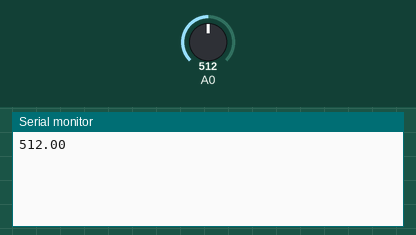
Bench run of a sketch on a simulated Arduino Uno, built with avr-gcc and run on an emulated ATmega328P. Shown: the last lines printed to the serial monitor. Inputs (shaded band) come from the test bench; at power-on: A0 = 512.

Above: at 1.2 s.
1.3 s: A0 set to 716
At 2.6 s:
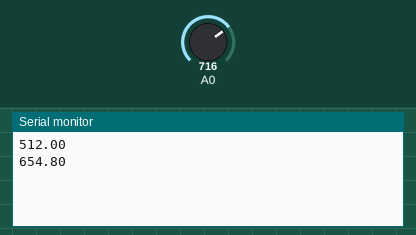
2.8 s: A0 set to 900
At 3.8 s:
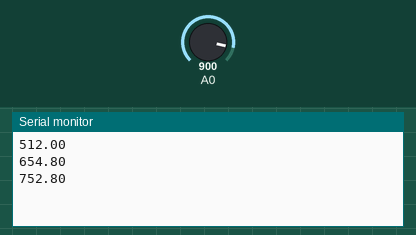
Timing chart, 0 to 5.8 s (numbered marks = the images above; inputs shaded):
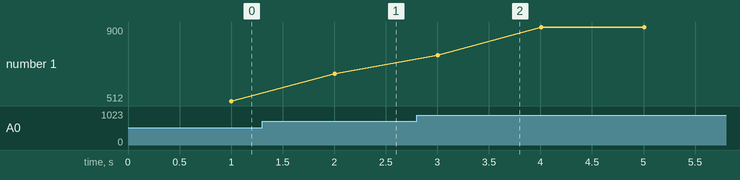

Measured:
- after the input at 1.3 s, the serial monitor: prints a new line after 0.70 s (image 1)
- after the input at 2.8 s, the serial monitor: prints a new line after 0.20 s (image 2)
- plotted number 1: 512 → 654.8 after the input at 1.3 s, 654.8 → 900 after the input at 2.8 s

The sketch:

gsr1sec.ino
```cpp
void setup(){
  Serial.begin(9600);
}

void loop(){
  long sum = 0;
  for(int i = 0; i < 10; i++ ) {
    int sensorValue=analogRead( A0 );
    sum += sensorValue;
    delay(100);
  }
  Serial.println( sum / 10.0 );
}
```
